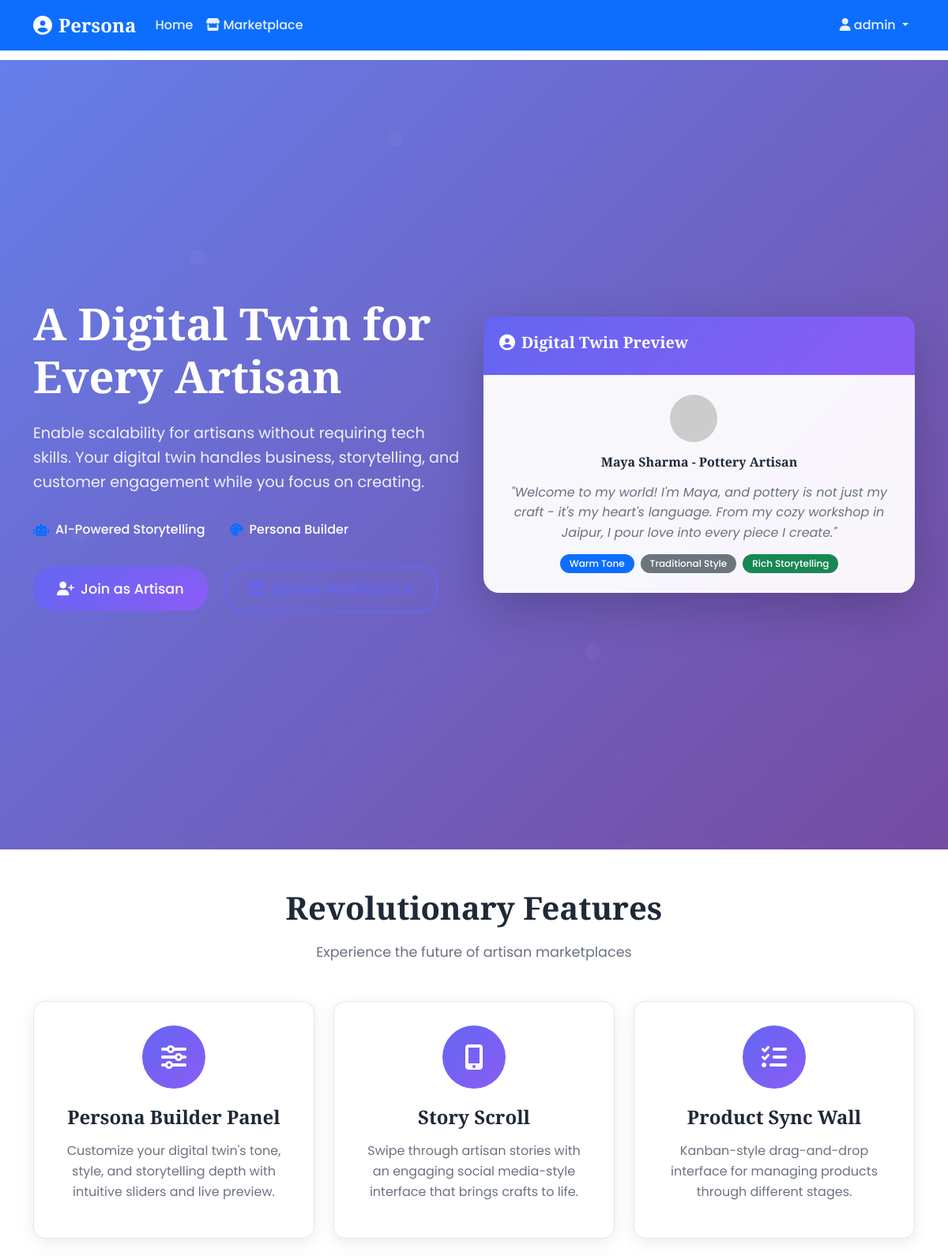
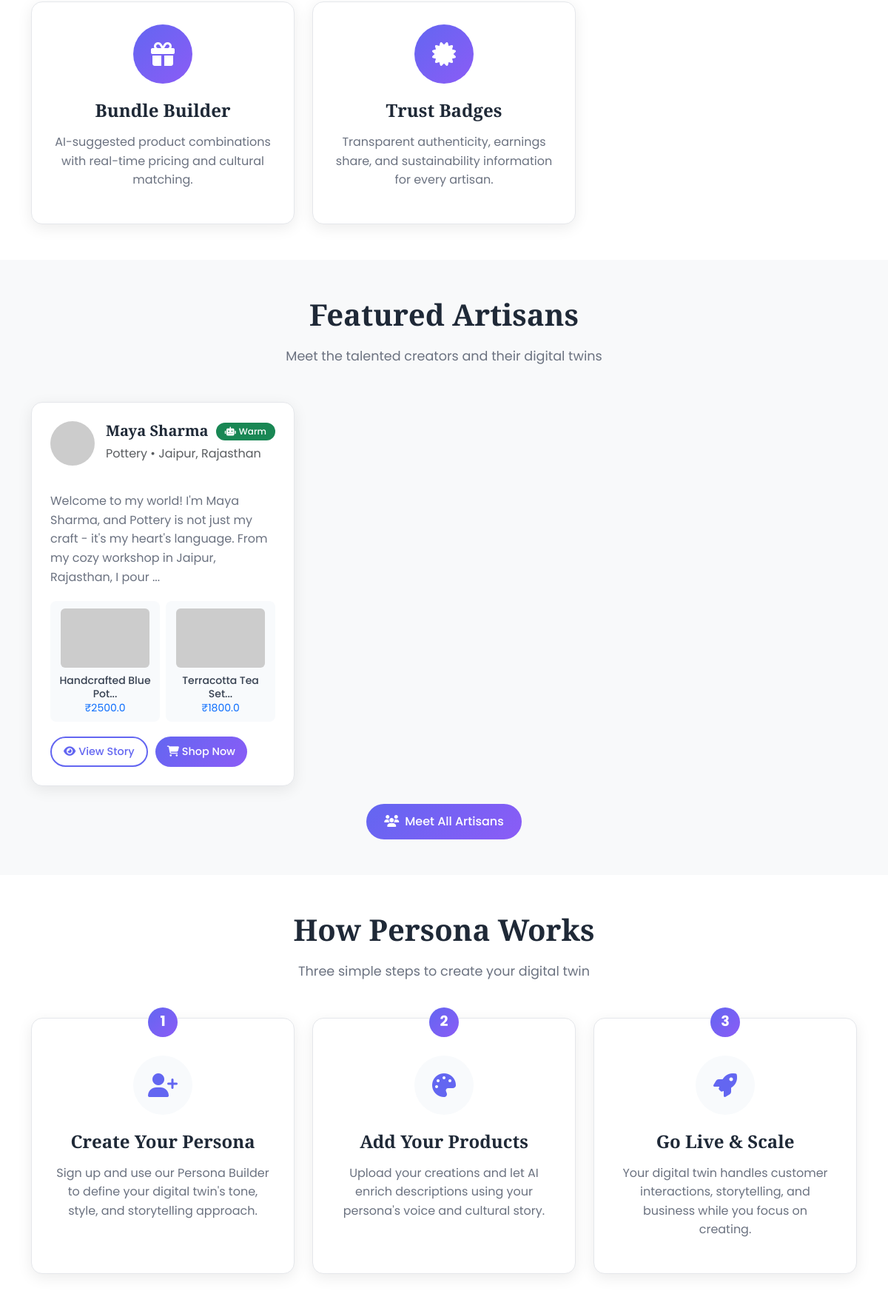
Screenshot of / (signed in, upper part) with the database file from the repository (2 pictures, top to bottom).
### app.py (models this page shows)
class User(db.Model):
    id = db.Column(db.Integer, primary_key=True)
    username = db.Column(db.String(80), unique=True, nullable=False)
    email = db.Column(db.String(120), unique=True, nullable=False)
    password_hash = db.Column(db.String(120), nullable=False)
    user_type = db.Column(db.String(20), nullable=False, default='customer')  # artisan, customer, admin
    created_at = db.Column(db.DateTime, default=datetime.utcnow)

class Artisan(db.Model):
    id = db.Column(db.Integer, primary_key=True)
    user_id = db.Column(db.Integer, db.ForeignKey('user.id'), nullable=False)
    name = db.Column(db.String(100), nullable=False)
    craft_type = db.Column(db.String(100), nullable=False)
    location = db.Column(db.String(100), nullable=False)
    photo = db.Column(db.String(200))
    bio = db.Column(db.Text)
    cultural_background = db.Column(db.Text)
    craft_history = db.Column(db.Text)
    created_at = db.Column(db.DateTime, default=datetime.utcnow)
    persona = db.relationship('Persona', backref='artisan', uselist=False)
    products = db.relationship('Product', backref='artisan', lazy=True)

class Persona(db.Model):
    id = db.Column(db.Integer, primary_key=True)
    artisan_id = db.Column(db.Integer, db.ForeignKey('artisan.id'), nullable=False)
    tone = db.Column(db.String(50), nullable=False)  # friendly, formal, poetic, warm
    style = db.Column(db.String(50), nullable=False)  # traditional, modern, artistic
    storytelling_depth = db.Column(db.Integer, default=5)  # 1-10 scale
    communication_style = db.Column(db.String(50), default='conversational')
    language_preference = db.Column(db.String(10), default='en')
    generated_bio = db.Column(db.Text)
    personality_traits = db.Column(db.Text)  # JSON string
    created_at = db.Column(db.DateTime, default=datetime.utcnow)

class Product(db.Model):
    id = db.Column(db.Integer, primary_key=True)
    artisan_id = db.Column(db.Integer, db.ForeignKey('artisan.id'), nullable=False)
    name = db.Column(db.String(200), nullable=False)
    description = db.Column(db.Text)
    ai_enriched_description = db.Column(db.Text)
    price = db.Column(db.Float, nullable=False)
    stock_quantity = db.Column(db.Integer, default=1)
    category = db.Column(db.String(100))
    images = db.Column(db.Text)  # JSON array of image paths
    status = db.Column(db.String(20), default='draft')  # draft, published, sold_out
    cultural_significance = db.Column(db.Text)
    creation_story = db.Column(db.Text)
    created_at = db.Column(db.DateTime, default=datetime.utcnow)

### app.py (the view)
@app.route('/')
def index():
    featured_artisans = db.session.query(Artisan).join(Product).filter(Product.status == 'published').limit(6).all()
    featured_products = Product.query.filter_by(status='published').limit(8).all()
    return render_template('index.html',
                         featured_artisans=featured_artisans,
                         featured_products=featured_products,
                         current_user=get_current_user())

### app.py (called while the page is built)
def is_logged_in():
    return 'user_id' in session

def get_current_user():
    if is_logged_in():
        return User.query.get(session['user_id'])
    return None

### templates/index.html (shortened to what this page needs)
{% extends "base.html" %}
{% block content %}
<section class="hero-section">
    <div class="container">
        <div class="row align-items-center min-vh-100">
            <div class="col-lg-6">
                <div class="hero-content">
                    <h1 class="hero-title">A Digital Twin for Every Artisan</h1>
                    <p class="hero-subtitle">Enable scalability for artisans without requiring tech skills. Your digital twin handles business, storytelling, and customer engagement while you focus on creating.</p>
                    <div class="hero-features">
                        <div class="feature-item">
                            <i class="fas fa-robot text-primary"></i>
                            <span>AI-Powered Storytelling</span>
                        </div>
                        <div class="feature-item">
                            <i class="fas fa-palette text-primary"></i>
                            <span>Persona Builder</span>
                        </div>
                    </div>
                    <div class="hero-actions">
                        <button class="btn btn-primary btn-lg me-3" onclick="showRegisterModal()">
                            <i class="fas fa-user-plus me-2"></i>Join as Artisan
                        </button>
                        <a href="{{ url_for('marketplace') }}" class="btn btn-outline-primary btn-lg">
                            <i class="fas fa-store me-2"></i>Explore Marketplace
                        </a>
                    </div>
                </div>
            </div>
            <div class="col-lg-6">
                <div class="hero-visual">
                    <div class="persona-preview-card">
                        <div class="card-header">
                            <h5><i class="fas fa-user-circle me-2"></i>Digital Twin Preview</h5>
                        </div>
                        <div class="card-body">
                            <div class="artisan-avatar">
                                <img src="https://via.placeholder.com/80x80/6366f1/ffffff?text=MA" alt="Maya" class="rounded-circle">
                            </div>
                            <h6>Maya Sharma - Pottery Artisan</h6>
                            <p class="persona-bio">"Welcome to my world! I'm Maya, and pottery is not just my craft - it's my heart's language. From my cozy workshop in Jaipur, I pour love into every piece I create."</p>
                            <div class="persona-traits">
                                <span class="badge bg-primary">Warm Tone</span>
                                <span class="badge bg-secondary">Traditional Style</span>
                                <span class="badge bg-success">Rich Storytelling</span>
                            </div>
                        </div>
                    </div>
                </div>
            </div>
        </div>
    </div>
</section>
<section class="features-section py-5">
    <div class="container">
        <div class="text-center mb-5">
            <h2 class="section-title">Revolutionary Features</h2>
            <p class="section-subtitle">Experience the future of artisan marketplaces</p>
        </div>
        <div class="row g-4">
            <div class="col-md-4">
                <div class="feature-card">
                    <div class="feature-icon">
                        <i class="fas fa-sliders-h"></i>
                    </div>
                    <h4>Persona Builder Panel</h4>
                    <p>Customize your digital twin's tone, style, and storytelling depth with intuitive sliders and live preview.</p>
                </div>
            </div>
            <div class="col-md-4">
                <div class="feature-card">
                    <div class="feature-icon">
                        <i class="fas fa-mobile-alt"></i>
                    </div>
                    <h4>Story Scroll</h4>
                    <p>Swipe through artisan stories with an engaging social media-style interface that brings crafts to life.</p>
                </div>
            </div>
            <div class="col-md-4">
                <div class="feature-card">
                    <div class="feature-icon">
                        <i class="fas fa-tasks"></i>
                    </div>
                    <h4>Product Sync Wall</h4>
                    <p>Kanban-style drag-and-drop interface for managing products through different stages.</p>
                </div>
            </div>
            <div class="col-md-4">
                <div class="feature-card">
                    <div class="feature-icon">
                        <i class="fas fa-gift"></i>
                    </div>
                    <h4>Bundle Builder</h4>
                    <p>AI-suggested product combinations with real-time pricing and cultural matching.</p>
                </div>
            </div>
            <div class="col-md-4">
                <div class="feature-card">
                    <div class="feature-icon">
                        <i class="fas fa-certificate"></i>
                    </div>
                    <h4>Trust Badges</h4>
                    <p>Transparent authenticity, earnings share, and sustainability information for every artisan.</p>
                </div>
            </div>
        </div>
    </div>
</section>
{% if featured_artisans %}
<section class="featured-artisans py-5 bg-light">
    <div class="container">
        <div class="text-center mb-5">
            <h2 class="section-title">Featured Artisans</h2>
            <p class="section-subtitle">Meet the talented creators and their digital twins</p>
        </div>
        <div class="row g-4">
            {% for artisan in featured_artisans %}
            <div class="col-lg-4 col-md-6">
                <div class="artisan-card">
                    <div class="artisan-header">
                        <div class="artisan-avatar">
                            <img src="https://via.placeholder.com/60x60/6366f1/ffffff?text={{ artisan.name[0] }}"
                                 alt="{{ artisan.name }}" class="rounded-circle">
                        </div>
                        <div class="artisan-info">
                            <h5>{{ artisan.name }}</h5>
                            <p class="text-muted">{{ artisan.craft_type }} • {{ artisan.location }}</p>
                        </div>
                        <div class="persona-indicator">
                            {% if artisan.persona %}
                                <span class="badge bg-success">
                                    <i class="fas fa-robot me-1"></i>{{ artisan.persona.tone.title() }}
                                </span>
                            {% endif %}
                        </div>
                    </div>
                    <div class="artisan-bio">
                        <p>{{ artisan.bio[:150] }}{% if artisan.bio|length > 150 %}...{% endif %}</p>
                    </div>
                    <div class="artisan-products">
                        <div class="row g-2">
                            {% for product in artisan.products[:2] %}
                            <div class="col-6">
                                <div class="product-mini">
                                    <img src="https://via.placeholder.com/120x80/f1f5f9/64748b?text={{ product.name[:3] }}"
                                         alt="{{ product.name }}" class="img-fluid rounded">
                                    <div class="product-info">
                                        <small class="fw-medium">{{ product.name[:20] }}...</small>
                                        <small class="text-primary">₹{{ product.price }}</small>
                                    </div>
                                </div>
                            </div>
                            {% endfor %}
                        </div>
                    </div>
                    <div class="artisan-actions">
                        <a href="{{ url_for('marketplace') }}?artisan={{ artisan.id }}" class="btn btn-outline-primary btn-sm">
                            <i class="fas fa-eye me-1"></i>View Story
                        </a>
                        <button class="btn btn-primary btn-sm">
                            <i class="fas fa-shopping-cart me-1"></i>Shop Now
                        </button>
                    </div>
                </div>
            </div>
            {% endfor %}
        </div>
        <div class="text-center mt-4">
            <a href="{{ url_for('marketplace') }}" class="btn btn-primary">
                <i class="fas fa-users me-2"></i>Meet All Artisans
            </a>
        </div>
    </div>
</section>
{% endif %}
<section class="how-it-works py-5">
    <div class="container">
        <div class="text-center mb-5">
            <h2 class="section-title">How Persona Works</h2>
            <p class="section-subtitle">Three simple steps to create your digital twin</p>
        </div>
        <div class="row g-4">
            <div class="col-md-4">
                <div class="step-card">
                    <div class="step-number">1</div>
                    <div class="step-icon">
                        <i class="fas fa-user-plus"></i>
                    </div>
                    <h4>Create Your Persona</h4>
                    <p>Sign up and use our Persona Builder to define your digital twin's tone, style, and storytelling approach.</p>
                </div>
            </div>
            <div class="col-md-4">
                <div class="step-card">
                    <div class="step-number">2</div>
                    <div class="step-icon">
                        <i class="fas fa-palette"></i>
                    </div>
                    <h4>Add Your Products</h4>
                    <p>Upload your creations and let AI enrich descriptions using your persona's voice and cultural story.</p>
                </div>
            </div>
            <div class="col-md-4">
                <div class="step-card">
                    <div class="step-number">3</div>
                    <div class="step-icon">
                        <i class="fas fa-rocket"></i>
                    </div>
                    <h4>Go Live & Scale</h4>
                    <p>Your digital twin handles customer interactions, storytelling, and business while you focus on creating.</p>
                </div>
            </div>
        </div>
    </div>
</section>
{% endblock %}

### templates/base.html (shortened to what this page needs)
<!DOCTYPE html>
<html lang="en">
<head>
    <link href="https://cdn.jsdelivr.net/npm/bootstrap@5.3.0/dist/css/bootstrap.min.css" rel="stylesheet">
    <link href="https://cdnjs.cloudflare.com/ajax/libs/font-awesome/6.4.0/css/all.min.css" rel="stylesheet">
    <link rel="stylesheet" href="{{ url_for('static', filename='css/style.css') }}">
</head>
<body>
    <nav class="navbar navbar-expand-lg navbar-dark bg-primary fixed-top">
        <div class="container">
            <a class="navbar-brand fw-bold" href="{{ url_for('index') }}">
                <i class="fas fa-user-circle me-2"></i>Persona
            </a>
            <div class="collapse navbar-collapse" id="navbarNav">
                <ul class="navbar-nav me-auto">
                    <li class="nav-item">
                        <a class="nav-link" href="{{ url_for('index') }}">Home</a>
                    </li>
                    <li class="nav-item">
                        <a class="nav-link" href="{{ url_for('marketplace', view='scroll') }}">
                            <i class="fas fa-store me-1"></i>Marketplace
                        </a>
                    </li>
                </ul>
                <ul class="navbar-nav">
                    {% if current_user %}
                        <li class="nav-item dropdown">
                            <a class="nav-link dropdown-toggle" href="#" role="button" data-bs-toggle="dropdown">
                                <i class="fas fa-user me-1"></i>{{ current_user.username }}
                            </a>
                        </li>
                    {% endif %}
                </ul>
            </div>
        </div>
    </nav>
    <main class="main-content">
        {% block content %}{% endblock %}
    </main>
</body>
</html>

### rows the page displays
User: username "admin"
Artisan: name "Maya Sharma", craft_type "Pottery", location "Jaipur, Rajasthan", persona.tone "Warm", bio "Welcome to my world! I'm Maya Sharma, and Pottery is not just my craft - it's my heart's language. From my cozy workshop in Jaipur, Rajasthan, I pour"
Product: name "Handcrafted Blue Pot", price "2500.0"
Product: name "Terracotta Tea Set", price "1800.0"
